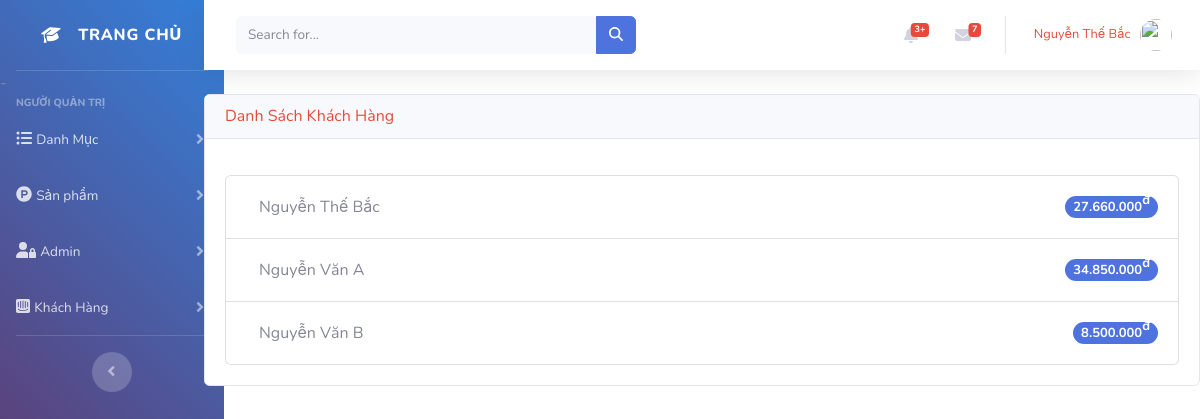
Page /Admin/Custummers/home/home (signed in) on the earlier database version.
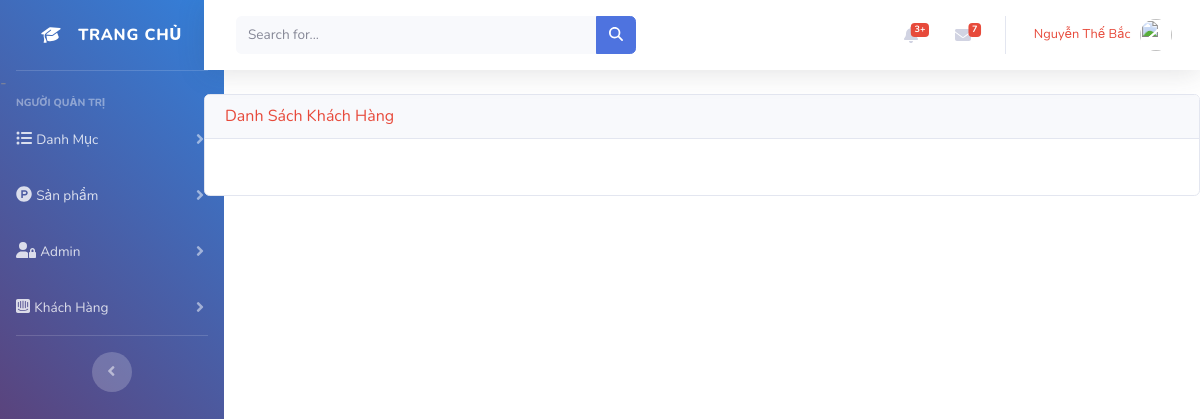
Same page on the later database version.
### tables this page shows
CREATE TABLE `custummer` (
  `id` int(11) NOT NULL,
  `name` varchar(200) NOT NULL,
  `address` varchar(1000) NOT NULL,
  `email` char(100) NOT NULL,
  `tell` int(11) NOT NULL,
  `create_at` datetime NOT NULL,
  `update_at` datetime DEFAULT NULL
);

### Admin/dispatcher.php (called while the page is built, shortened)
<?php
class Dispatcher
{
    public function dispatch()
    {
        $this->request = new request\Request();
        $controller = $this->loadController();
        call_user_func_array([$controller, $this->request->action], $this->request->params);
    }
    public function loadController()
    {
        $controller = new $name();
        return $controller;
    }
}
?>

### Admin/Webroot/index.php (called while the page is built, shortened)
<?php
require(ROOT . 'dispatcher.php');
$dispatch = new Mvc\Dispatcher();
$dispatch->dispatch();

### Admin/Config/db.php (called while the page is built, shortened)
<?php
class Database
{
    public static $bdd = null;
    public static function getBdd() {
        if(is_null(self::$bdd)) {
            self::$bdd = new PDO("mysql:host=localhost;dbname=mvc", 'root', '');
            self::$bdd->setAttribute(PDO::ATTR_ERRMODE, PDO::ERRMODE_EXCEPTION);
            self::$bdd->exec("set names utf8");
        }
        return self::$bdd;
    }
}

### Admin/Core/ResourceModel.php (called while the page is built, shortened)
<?php
class ResourceModel implements ResourceModelInterFace
{
    private $table;
    public function _init($table, $id, $model)
    {
        $this->table = $table;
    }
    public function showAll() {
        $sql =  "SELECT * FROM $this->table";
        $req = Database::getBdd()->prepare($sql);
        if($req->execute()) {
            return $req->fetchAll();
        }
    }
}

### Admin/Models/CustommerRepository.php (called while the page is built, shortened)
<?php
class CustommerRepository
{
    private $CustommerResourceModel;
    public function __construct() {
        $this->CustommerResourceModel = new CustommerResourceModel();
    }
    public function showAll() {
        return $this->CustommerResourceModel->showAll();
    }
}

### Admin/Models/CheckoutRepository.php (called while the page is built, shortened)
<?php
class CheckoutRepository
{
    private $CheckoutResourceModel;
    public function __construct() {
        $this->CheckoutResourceModel = new CheckoutResourceModel();
    }
    public function showAll() {
        return $this->CheckoutResourceModel->showAll();
    }
}

### Admin/Views/Custummers/home.php (the view, shortened to what this page needs)
<div class="card">
    <h5 class="card-header text-danger">Danh sách khách hàng</h5>
    <div class="card-body">
        <ul class="list-group mt-3">
            <?php foreach ($cus as $rowCus) { ?>
                    <li class="list-group-item d-flex justify-content-between align-items-center">
                        <a href="/Admin/Custummers/home/" class="btn btn-xs">
                        <?php echo $rowCus['name'];?>
                        </a>
                        <span class="badge badge-primary badge-pill">
                            <?php $total_priceAll = 0;?>
                            <?php foreach ($check as $rowCheck) {
                                    if($rowCheck['cus_id'] == $rowCus['id']) {
                                        $total_priceAll += $rowCheck['total_price'];
                                    }
                                }
                            ?>
                            <?php echo number_format($total_priceAll, 0, ',', '.'); ?><sup>đ</sup>
                        </span>
                    </li>
            <?php } ?>
        </ul>
    </div>
</div>

Differences in the rows shown:
removed custummer: name "Nguyễn Thế Bắc", total_priceAll "27.660.000"
removed custummer: name "Nguyễn Văn A", total_priceAll "34.850.000"
removed custummer: name "Nguyễn Văn B", total_priceAll "8.500.000"
